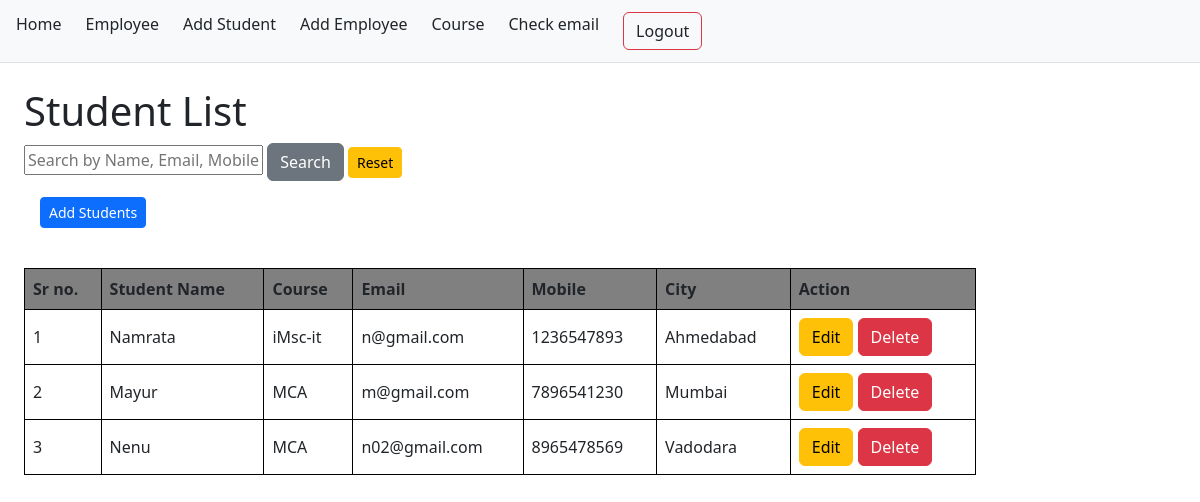
/student/list/ (signed in), run on an earlier commit of the app's database.
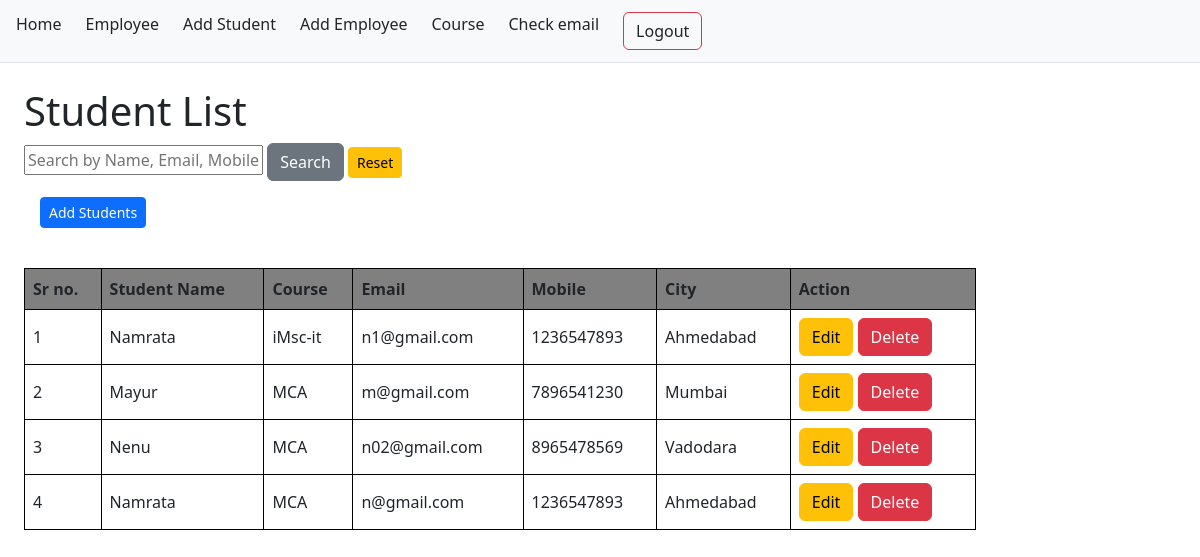
And on a later commit of the database.
### student/models.py (models this page shows, shortened)
class Student(models.Model):
    name=models.CharField(max_length=100)
    c_name=models.ForeignKey(Course,on_delete=models.CASCADE,
                             null=True,blank=True
                             )
    email=models.EmailField()
    mobile=models.CharField(max_length=10)
    city=models.CharField(max_length=50)

class Course(models.Model):
    c_name=models.CharField(max_length=50)
    c_code=models.CharField(max_length=20,unique=True)
    start_date=models.DateField()
    end_date=models.DateField()
    faculty_name=models.CharField(max_length=50)
    is_active=models.BooleanField(default=True)
    def __str__(self):
        return self.c_name

### student/views.py (the view)
# urls.py: path('student/list/',views.stud_list, name='list'),
@login_required(login_url='login')
def stud_list(request):
    students=Student.objects.all()
    return render(request,'stud_crud/list.html',{'students':students})

### student/templates/stud_crud/list.html (shortened to what this page needs)
{% extends 'base.html' %}
{% block content %}
    <div class="card-container">
        <h1>Student List</h1>
    </div>
    <div class="card-body">
        <div class="table-responsive">
            <form method="GET">
                <input type="text" name="search" class="from-control-9"
                placeholder="Search by Name, Email, Mobile or City" value="{{ search }}">
                <button class="btn btn-secondary" type="submit">Search</button>
                <a class="btn btn-sm btn-warning" href="{% url 'list' %}">Reset</a>
            </form>
            <a class="btn btn-sm btn-primary m-3" href="{% url 'add' %}">Add Students</a>
            <br><br>
            <table class="student-table">
                <thead>
                    <tr>
                        <th scope="col">Sr no.</th>
                        <th scope="col">Student Name</th>
                        <th scope="col">Course</th>
                        <th scope="col">Email</th>
                        <th scope="col">Mobile</th>
                        <th scope="col">City</th>
                        <th scope="col">Action</th>
                    </tr>
                </thead>
                <tbody>
                    {% for students in students %}
                    <tr>
                        <td>{{ forloop.counter }}</td>
                        <td>{{ students.name }}</td>
                        <td>{{ students.c_name }}</td>
                        <td>{{ students.email }}</td>
                        <td>{{ students.mobile }}</td>
                        <td>{{ students.city }}</td>
                        <td>
                            <a href="{% url 'edit' students.id %}" class="btn btn-warning">Edit</a>
                            <a href="{% url 'delete' students.id %}" class="btn btn-danger" onclick="return confirm('Delete this student ?')">Delete</a>
                        </td>
                    </tr>
                    {% endfor %}
                </tbody>
            </table>
        </div>
    </div>
{% endblock %}

What changed in the data, as far as the page shows it:
changed Student "iMsc-it": email "n@gmail.com" → "n1@gmail.com"
added Student: name "Namrata", c_name "MCA", email "n@gmail.com", mobile "1236547893", city "Ahmedabad"
